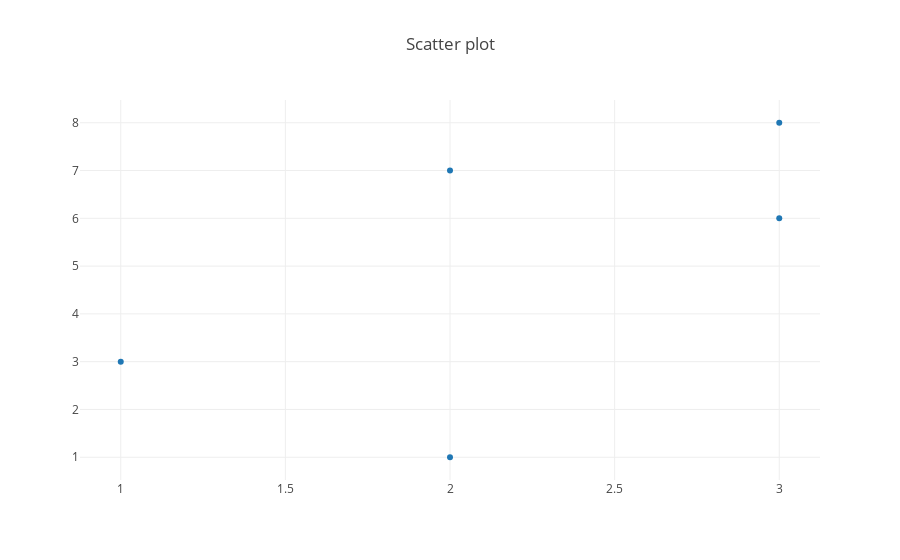

The cell this chart's notebook holds for it:
### Markdown cell above
#### Scatter plot in plotly

### Code cell
import plotly.graph_objs as go
data = [go.Scatter(x=[1, 2, 3, 2, 3], y=[3, 1, 6, 7, 8], mode = 'markers')]
layout = go.Layout(title = 'Scatter plot')
fig = go.Figure(data= data,layout=layout)
iplot(fig)

### Figure 1 — Plotly figure (JSON) as saved in the notebook; plotly's stock layout.template omitted (floating-point values rounded to 4 significant figures)
{"data": [{"mode": "markers", "type": "scatter", "x": [1, 2, 3, 2, 3], "y": [3, 1, 6, 7, 8]}], "layout": {"title": "Scatter plot"}}
